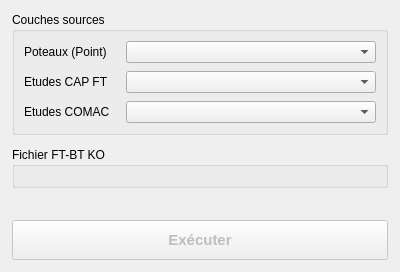
     <widget class="QWidget" name="tab_maj_bd">
      <attribute name="title">
       <string>0. MAJ BD</string>
      </attribute>
      <layout class="QVBoxLayout" name="verticalLayout_maj">
       <property name="spacing">
        <number>12</number>
       </property>
       <property name="leftMargin">
        <number>12</number>
       </property>
       <property name="topMargin">
        <number>12</number>
       </property>
       <property name="rightMargin">
        <number>12</number>
       </property>
       <property name="bottomMargin">
        <number>12</number>
       </property>
       <item>
        <widget class="QgsCollapsibleGroupBox" name="groupBoxCouches">
         <property name="title">
          <string>Couches sources</string>
         </property>
         <property name="flat">
          <bool>false</bool>
         </property>
         <property name="checkable">
          <bool>false</bool>
         </property>
         <property name="collapsed" stdset="0">
          <bool>false</bool>
         </property>
         <layout class="QFormLayout" name="formLayoutCouches">
          <property name="horizontalSpacing">
           <number>16</number>
          </property>
          <property name="verticalSpacing">
           <number>8</number>
          </property>
          <item row="0" column="0">
           <widget class="QLabel" name="label_19">
            <property name="text">
             <string>Poteaux (Point)</string>
            </property>
           </widget>
          </item>
          <item row="0" column="1">
           <widget class="QgsMapLayerComboBox" name="MajcomboBox_infra_pt_pot">
            <property name="minimumSize">
             <size>
              <width>250</width>
              <height>0</height>
             </size>
            </property>
           </widget>
          </item>
          <item row="1" column="0">
           <widget class="QLabel" name="label_26">
            <property name="text">
             <string>Etudes CAP FT</string>
            </property>
           </widget>
          </item>
          <item row="1" column="1">
           <widget class="QgsMapLayerComboBox" name="MajcomboBox_etude_cap_ft">
            <property name="minimumSize">
             <size>
              <width>250</width>
              <height>0</height>
             </size>
            </property>
           </widget>
          </item>
          <item row="2" column="0">
           <widget class="QLabel" name="label_20">
            <property name="text">
             <string>Etudes COMAC</string>
            </property>
           </widget>
          </item>
          <item row="2" column="1">
           <widget class="QgsMapLayerComboBox" name="MajcomboBox_etude_comac">
            <property name="minimumSize">
             <size>
              <width>250</width>
              <height>0</height>
             </size>
            </property>
           </widget>
          </item>
         </layout>
        </widget>
       </item>
       <item>
        <widget class="QgsCollapsibleGroupBox" name="groupBoxFichier">
         <property name="title">
          <string>Fichier FT-BT KO</string>
         </property>
         <property name="collapsed" stdset="0">
          <bool>false</bool>
         </property>
         <layout class="QVBoxLayout" name="verticalLayoutFichier">
          <property name="spacing">
           <number>8</number>
          </property>
          <item>
           <widget class="QgsFileWidget" name="MajFileWidget">
            <property name="filter">
             <string>Fichiers Excel (*.xlsx *.xls)</string>
            </property>
           </widget>
          </item>
         </layout>
        </widget>
       </item>
       <item>
        <spacer name="verticalSpacer_maj">
         <property name="orientation">
          <enum>Qt::Vertical</enum>
         </property>
         <property name="sizeHint" stdset="0">
          <size>
           <width>20</width>
           <height>20</height>
          </size>
         </property>
        </spacer>
       </item>
       <item>
        <widget class="QPushButton" name="majBdLanceur">
         <property name="enabled">
          <bool>false</bool>
         </property>
         <property name="minimumSize">
          <size>
           <width>0</width>
           <height>40</height>
          </size>
         </property>
         <property name="font">
          <font>
           <pointsize>11</pointsize>
           <weight>75</weight>
           <bold>true</bold>
          </font>
         </property>
         <property name="cursor">
          <cursorShape>PointingHandCursor</cursorShape>
         </property>
         <property name="text">
          <string>Exécuter</string>
         </property>
        </widget>
       </item>
      </layout>
     </widget>
